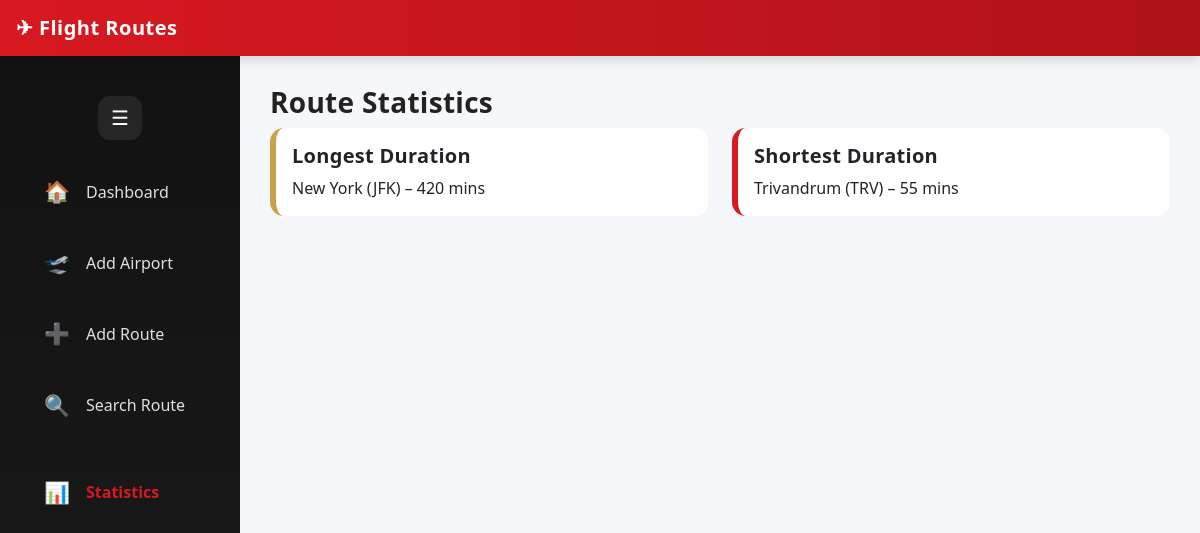
Screenshot of /stats/ with the database file from the repository.
### routes/models.py (models this page shows, shortened)
class BaseModel(models.Model):
    created_at = models.DateTimeField(auto_now_add=True)
    updated_at = models.DateTimeField(auto_now=True)
    class Meta:
        abstract = True

class AirportRoute(BaseModel):
    POSITION_CHOICES = (
        ('LEFT', 'Left'),
        ('RIGHT', 'Right'),
    )
    parent = models.ForeignKey(
        Airport,
        on_delete=models.CASCADE,
        related_name='parent_routes'
    )
    child = models.ForeignKey(
        Airport,
        on_delete=models.CASCADE,
        related_name='child_routes'
    )
    position = models.CharField(max_length=5, choices=POSITION_CHOICES)
    duration = models.PositiveIntegerField(help_text="Time in minutes")
    class Meta:
        unique_together = ('parent', 'position')

class Airport(BaseModel):
    name = models.CharField(max_length=100, unique=True)
    def __str__(self):
        return self.name

### routes/views.py (the view)
# urls.py: path('stats/', route_statistics, name='stats'),
def route_statistics(request):
    longest = AirportRoute.objects.order_by('-duration').first()
    shortest = AirportRoute.objects.order_by('duration').first()
    return render(request, 'routes/stats.html', {
        'longest': longest,
        'shortest': shortest
    })

### templates/routes/stats.html
{% extends 'routes/base.html' %}
{% block content %}
<h3>Route Statistics</h3>
<div class="row">
  <div class="col-md-6">
    <div class="card border-success">
      <div class="card-body">
        <h5>Longest Duration</h5>
        {% if longest %}
          {{ longest.child }} – {{ longest.duration }} mins
        {% else %}
          No data
        {% endif %}
      </div>
    </div>
  </div>
  <div class="col-md-6">
    <div class="card border-danger">
      <div class="card-body">
        <h5>Shortest Duration</h5>
        {% if shortest %}
          {{ shortest.child }} – {{ shortest.duration }} mins
        {% else %}
          No data
        {% endif %}
      </div>
    </div>
  </div>
</div>
{% endblock %}

### static/css/style.css (style rules this page uses)
:root { --flight-red: #d71921; --flight-dark: #1c1c1c; --flight-gold: #c9a24d; --soft-gray: #f5f7fa; }
body { background-color: var(--soft-gray); font-family: "Segoe UI", Roboto, Helvetica, Arial, sans-serif; color: #222; }
h3, h5 { font-weight: 600; letter-spacing: 0.3px; }
.card { border: none; border-radius: 14px; background-color: #fff; transition: transform 0.2s ease, box-shadow 0.2s ease; }
.card.border-success { border-left: 6px solid var(--flight-gold) !important; }
.card.border-danger { border-left: 6px solid var(--flight-red) !important; }
body { overflow-x: hidden; }

### rows the page displays
AirportRoute: child "New York (JFK)", duration "420"
AirportRoute: child "Trivandrum (TRV)", duration "55"
